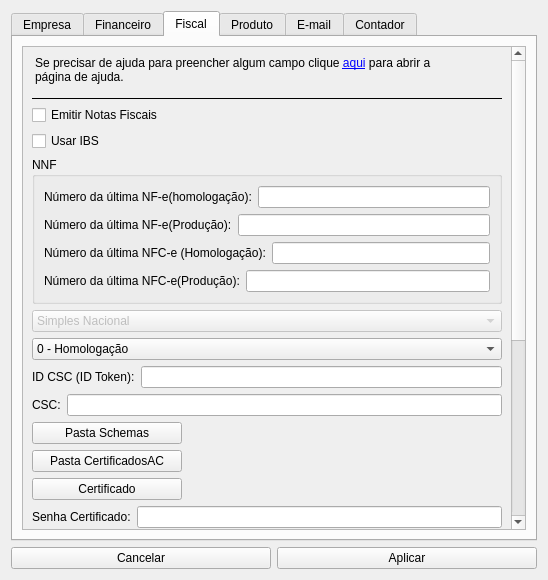
<?xml version="1.0" encoding="UTF-8"?>
<ui version="4.0">
 <class>Config</class>
 <widget class="QWidget" name="Config">
  <property name="geometry">
   <rect>
    <x>0</x>
    <y>0</y>
    <width>548</width>
    <height>580</height>
   </rect>
  </property>
  <property name="windowTitle">
   <string>Configurações</string>
  </property>
  <layout class="QVBoxLayout" name="verticalLayout_3">
   <property name="spacing">
    <number>6</number>
   </property>
   <item>
    <widget class="QTabWidget" name="tabWidget">
     <property name="currentIndex">
      <number>2</number>
     </property>
     <widget class="QWidget" name="tab">
      <attribute name="title">
       <string>Empresa</string>
      </attribute>
      <layout class="QVBoxLayout" name="verticalLayout_6">
       <property name="spacing">
        <number>15</number>
       </property>
       <item>
        <layout class="QHBoxLayout" name="horizontalLayout">
         <item>
          <widget class="QLabel" name="label">
           <property name="text">
            <string>Nome:</string>
           </property>
          </widget>
         </item>
         <item>
          <widget class="QLineEdit" name="Ledt_NomeEmpresa">
           <property name="maxLength">
            <number>30</number>
           </property>
          </widget>
         </item>
        </layout>
       </item>
       <item>
        <layout class="QHBoxLayout" name="horizontalLayout_20">
         <item>
          <widget class="QLabel" name="label_14">
           <property name="text">
            <string>Nome Fantasia:</string>
           </property>
          </widget>
         </item>
         <item>
          <widget class="QLineEdit" name="Ledt_NomeFantasia">
           <property name="maxLength">
            <number>30</number>
           </property>
          </widget>
         </item>
        </layout>
       </item>
       <item>
        <layout class="QHBoxLayout" name="horizontalLayout_2">
         <item>
          <widget class="QLabel" name="label_2">
           <property name="text">
            <string>Endereço:</string>
           </property>
          </widget>
         </item>
         <item>
          <widget class="QLineEdit" name="Ledt_EnderecoEmpresa">
           <property name="maxLength">
            <number>30</number>
           </property>
          </widget>
         </item>
        </layout>
       </item>
       <item>
        <layout class="QHBoxLayout" name="horizontalLayout_21">
         <item>
          <widget class="QLabel" name="label_15">
           <property name="text">
            <string>Número:</string>
           </property>
          </widget>
         </item>
         <item>
          <widget class="QLineEdit" name="Ledt_NumeroEnd">
           <property name="maxLength">
            <number>15</number>
           </property>
          </widget>
         </item>
        </layout>
       </item>
       <item>
        <layout class="QHBoxLayout" name="horizontalLayout_22">
         <item>
          <widget class="QLabel" name="label_16">
           <property name="text">
            <string>Bairro:</string>
           </property>
          </widget>
         </item>
         <item>
          <widget class="QLineEdit" name="Ledt_Bairro">
           <property name="maxLength">
            <number>30</number>
           </property>
          </widget>
         </item>
        </layout>
       </item>
       <item>
        <layout class="QHBoxLayout" name="horizontalLayout_23">
         <item>
          <widget class="QLabel" name="label_17">
           <property name="text">
            <string>CEP:</string>
           </property>
          </widget>
         </item>
         <item>
          <widget class="QLineEdit" name="Ledt_Cep">
           <property name="maxLength">
            <number>15</number>
           </property>
          </widget>
         </item>
        </layout>
       </item>
       <item>
        <layout class="QHBoxLayout" name="horizontalLayout_13">
         <item>
          <widget class="QLabel" name="label_9">
           <property name="text">
            <string>Cidade:</string>
           </property>
          </widget>
         </item>
         <item>
          <widget class="QLineEdit" name="Ledt_CidadeEmpresa">
           <property name="maxLength">
            <number>30</number>
           </property>
          </widget>
         </item>
        </layout>
       </item>
       <item>
        <layout class="QHBoxLayout" name="horizontalLayout_12">
         <item>
          <widget class="QLabel" name="label_10">
           <property name="text">
            <string>UF:</string>
           </property>
          </widget>
         </item>
         <item>
          <widget class="QLineEdit" name="Ledt_EstadoEmpresa">
           <property name="maxLength">
            <number>2</number>
           </property>
          </widget>
         </item>
        </layout>
       </item>
       <item>
        <layout class="QHBoxLayout" name="horizontalLayout_3">
         <item>
          <widget class="QLabel" name="label_3">
           <property name="text">
            <string>Telefone:</string>
           </property>
          </widget>
         </item>
         <item>
          <widget class="QLineEdit" name="Ledt_TelEmpresa">
           <property name="maxLength">
            <number>15</number>
           </property>
          </widget>
         </item>
        </layout>
       </item>
       <item>
        <layout class="QHBoxLayout" name="horizontalLayout_4">
         <item>
          <widget class="QLabel" name="label_4">
           <property name="text">
            <string>CNPJ:</string>
           </property>
          </widget>
         </item>
         <item>
          <widget class="QLineEdit" name="Ledt_CnpjEmpresa">
           <property name="maxLength">
            <number>15</number>
           </property>
          </widget>
         </item>
        </layout>
       </item>
       <item>
        <layout class="QHBoxLayout" name="horizontalLayout_5">
         <item>
          <widget class="QLabel" name="label_5">
           <property name="text">
            <string>E-mail:</string>
           </property>
          </widget>
         </item>
         <item>
          <widget class="QLineEdit" name="Ledt_EmailEmpresa">
           <property name="maxLength">
            <number>25</number>
           </property>
          </widget>
         </item>
        </layout>
       </item>
       <item>
        <layout class="QHBoxLayout" name="horizontalLayout_10">
         <item>
          <widget class="QPushButton" name="Btn_LogoEmpresa">
           <property name="maximumSize">
            <size>
             <width>100</width>
             <height>25</height>
            </size>
           </property>
           <property name="text">
            <string>Imagem Logo</string>
           </property>
          </widget>
         </item>
         <item>
          <widget class="QLabel" name="Ledt_LogoEmpresa">
           <property name="maximumSize">
            <size>
             <width>16777215</width>
             <height>25</height>
            </size>
           </property>
           <property name="text">
            <string/>
           </property>
          </widget>
         </item>
        </layout>
       </item>
      </layout>
     </widget>
     <widget class="QWidget" name="tab_2">
      <attribute name="title">
       <string>Financeiro</string>
      </attribute>
      <layout class="QHBoxLayout" name="horizontalLayout_11">
       <item>
        <layout class="QVBoxLayout" name="verticalLayout_2">
         <item>
          <layout class="QHBoxLayout" name="horizontalLayout_6">
           <item>
            <widget class="QLabel" name="label_6">
             <property name="text">
              <string>Porcentagem de Lucro:</string>
             </property>
            </widget>
           </item>
           <item>
            <widget class="QLineEdit" name="Ledt_LucroEmpresa">
             <property name="maxLength">
              <number>4</number>
             </property>
            </widget>
           </item>
          </layout>
         </item>
         <item>
          <layout class="QHBoxLayout" name="horizontalLayout_8">
           <item>
            <widget class="QLabel" name="label_7">
             <property name="text">
              <string>Taxa Débito padrão:</string>
             </property>
            </widget>
           </item>
           <item>
            <widget class="QLineEdit" name="Ledt_debito">
             <property name="maxLength">
              <number>4</number>
             </property>
            </widget>
           </item>
          </layout>
         </item>
         <item>
          <layout class="QHBoxLayout" name="horizontalLayout_9">
           <item>
            <widget class="QLabel" name="label_8">
             <property name="text">
              <string>Taxa Crédito Padrão:</string>
             </property>
            </widget>
           </item>
           <item>
            <widget class="QLineEdit" name="Ledt_credito">
             <property name="maxLength">
              <number>4</number>
             </property>
            </widget>
           </item>
          </layout>
         </item>
        </layout>
       </item>
      </layout>
     </widget>
     <widget class="QWidget" name="tab_3">
      <attribute name="title">
       <string>Fiscal</string>
      </attribute>
      <layout class="QVBoxLayout" name="verticalLayout" stretch="0">
       <property name="spacing">
        <number>6</number>
       </property>
       <property name="sizeConstraint">
        <enum>QLayout::SizeConstraint::SetDefaultConstraint</enum>
       </property>
       <property name="leftMargin">
        <number>9</number>
       </property>
       <property name="topMargin">
        <number>9</number>
       </property>
       <property name="rightMargin">
        <number>9</number>
       </property>
       <item>
        <widget class="QScrollArea" name="scrollArea">
         <property name="verticalScrollBarPolicy">
          <enum>Qt::ScrollBarPolicy::ScrollBarAlwaysOn</enum>
         </property>
         <property name="widgetResizable">
          <bool>true</bool>
         </property>
         <widget class="QWidget" name="scrollAreaWidgetContents">
          <property name="geometry">
           <rect>
            <x>0</x>
            <y>-347</y>
            <width>492</width>
            <height>829</height>
           </rect>
          </property>
          <layout class="QVBoxLayout" name="verticalLayout_8">
           <item>
            <widget class="QLabel" name="label_35">
             <property name="layoutDirection">
              <enum>Qt::LayoutDirection::LeftToRight</enum>
             </property>
             <property name="autoFillBackground">
              <bool>false</bool>
             </property>
             <property name="styleSheet">
              <string notr="true">font: 500 10pt &quot;Ubuntu&quot;;
border-bottom: 1px solid black;
border-radius: 0px;</string>
             </property>
             <property name="text">
              <string>&lt;html&gt;&lt;head/&gt;&lt;body&gt;&lt;p&gt;Se precisar de ajuda para preencher algum campo clique &lt;a href=&quot;help&quot;&gt;&lt;span style=&quot; text-decoration: underline; color:#0000ff;&quot;&gt;aqui&lt;/span&gt;&lt;/a&gt; para abrir a &lt;br&gt;página de ajuda.&lt;br&gt;&lt;/p&gt;&lt;/body&gt;&lt;/html&gt;</string>
             </property>
             <property name="wordWrap">
              <bool>false</bool>
             </property>
            </widget>
           </item>
           <item>
            <widget class="QCheckBox" name="CheckBox_emitNf">
             <property name="text">
              <string>Emitir Notas Fiscais</string>
             </property>
            </widget>
           </item>
           <item>
            <widget class="QCheckBox" name="CheckBox_usarIbs">
             <property name="text">
              <string>Usar IBS</string>
             </property>
            </widget>
           </item>
           <item>
            <widget class="QGroupBox" name="groupBox_2">
             <property name="toolTip">
              <string>&lt;html&gt;&lt;head/&gt;&lt;body&gt;&lt;p&gt;Se você já emitiu nota com outro programa vai precisar preencher o número da última Nota-Fiscal e Nota-Fiscal ao Consumidor emitida(Geralmente apenas em produção).&lt;/p&gt;&lt;/body&gt;&lt;/html&gt;</string>
             </property>
             <property name="title">
              <string>NNF</string>
             </property>
             <layout class="QVBoxLayout" name="verticalLayout_4">
              <item>
               <layout class="QHBoxLayout" name="horizontalLayout_39">
                <item>
                 <widget class="QLabel" name="label_33">
                  <property name="text">
                   <string>Número da última NF-e(homologação):</string>
                  </property>
                 </widget>
                </item>
                <item>
                 <widget class="QLineEdit" name="Ledit_NNfHomologNFe">
                  <property name="maxLength">
                   <number>7</number>
                  </property>
                 </widget>
                </item>
               </layout>
              </item>
              <item>
               <layout class="QHBoxLayout" name="horizontalLayout_40">
                <item>
                 <widget class="QLabel" name="label_34">
                  <property name="text">
                   <string>Número da última NF-e(Produção):</string>
                  </property>
                 </widget>
                </item>
                <item>
                 <widget class="QLineEdit" name="Ledit_NNFProdNFe">
                  <property name="maxLength">
                   <number>7</number>
                  </property>
                 </widget>
                </item>
               </layout>
              </item>
              <item>
               <layout class="QHBoxLayout" name="horizontalLayout_34">
                <item>
                 <widget class="QLabel" name="label_23">
                  <property name="text">
                   <string>Número da última NFC-e (Homologação):</string>
                  </property>
                 </widget>
                </item>
                <item>
                 <widget class="QLineEdit" name="Ledit_NNfHomolog">
                  <property name="maxLength">
                   <number>7</number>
                  </property>
                 </widget>
                </item>
               </layout>
              </item>
              <item>
               <layout class="QHBoxLayout" name="horizontalLayout_33">
                <item>
                 <widget class="QLabel" name="label_28">
                  <property name="text">
                   <string>Número da última NFC-e(Produção):</string>
                  </property>
                 </widget>
                </item>
                <item>
                 <widget class="QLineEdit" name="Ledit_NNfProd">
                  <property name="maxLength">
                   <number>7</number>
                  </property>
                 </widget>
                </item>
               </layout>
              </item>
             </layout>
            </widget>
           </item>
           <item>
            <widget class="QComboBox" name="CBox_Opcao">
             <property name="enabled">
              <bool>false</bool>
             </property>
             <item>
              <property name="text">
               <string>Simples Nacional</string>
              </property>
             </item>
            </widget>
           </item>
           <item>
            <widget class="QComboBox" name="CBox_Tpamp">
             <item>
              <property name="text">
               <string>0 - Homologação</string>
              </property>
             </item>
             <item>
              <property name="text">
               <string>1 - Produção</string>
              </property>
             </item>
            </widget>
           </item>
           <item>
            <layout class="QHBoxLayout" name="horizontalLayout_18">
             <item>
              <widget class="QLabel" name="label_11">
               <property name="text">
                <string>ID CSC (ID Token):</string>
               </property>
              </widget>
             </item>
             <item>
              <widget class="QLineEdit" name="Ledit_Idcsc">
               <property name="maxLength">
                <number>10</number>
               </property>
              </widget>
             </item>
            </layout>
           </item>
           <item>
            <layout class="QHBoxLayout" name="horizontalLayout_17">
             <item>
              <widget class="QLabel" name="label_12">
               <property name="text">
                <string>CSC:</string>
               </property>
              </widget>
             </item>
             <item>
              <widget class="QLineEdit" name="Ledit_Csc">
               <property name="maxLength">
                <number>40</number>
               </property>
              </widget>
             </item>
            </layout>
           </item>
           <item>
            <layout class="QHBoxLayout" name="horizontalLayout_14">
             <item>
              <widget class="QPushButton" name="Btn_schemaPath">
               <property name="maximumSize">
                <size>
                 <width>150</width>
                 <height>25</height>
                </size>
               </property>
               <property name="text">
                <string>Pasta Schemas</string>
               </property>
              </widget>
             </item>
             <item>
              <widget class="QLabel" name="Lbl_SchemaPath">
               <property name="maximumSize">
                <size>
                 <width>16777215</width>
                 <height>25</height>
                </size>
               </property>
               <property name="text">
                <string/>
               </property>
              </widget>
             </item>
            </layout>
           </item>
           <item>
            <layout class="QHBoxLayout" name="horizontalLayout_19">
             <item>
              <widget class="QPushButton" name="Btn_CertficadoAcPath">
               <property name="maximumSize">
                <size>
                 <width>150</width>
                 <height>25</height>
                </size>
               </property>
               <property name="text">
                <string>Pasta CertificadosAC</string>
               </property>
              </widget>
             </item>
             <item>
              <widget class="QLabel" name="Lbl_CertificadoAcPath">
               <property name="maximumSize">
                <size>
                 <width>16777215</width>
                 <height>25</height>
                </size>
               </property>
               <property name="text">
                <string/>
               </property>
              </widget>
             </item>
            </layout>
           </item>
           <item>
            <layout class="QHBoxLayout" name="horizontalLayout_15">
             <item>
              <widget class="QPushButton" name="Btn_certificadoPath">
               <property name="maximumSize">
                <size>
                 <width>150</width>
                 <height>25</height>
                </size>
               </property>
               <property name="text">
                <string>Certificado</string>
               </property>
              </widget>
             </item>
             <item>
              <widget class="QLabel" name="Lbl_CertificadoPath">
               <property name="maximumSize">
                <size>
                 <width>16777215</width>
                 <height>25</height>
                </size>
               </property>
               <property name="text">
                <string/>
               </property>
              </widget>
             </item>
            </layout>
           </item>
           <item>
            <layout class="QHBoxLayout" name="horizontalLayout_16">
             <item>
              <widget class="QLabel" name="label_13">
               <property name="text">
                <string>Senha Certificado:</string>
               </property>
              </widget>
             </item>
             <item>
              <widget class="QLineEdit" name="Ledit_CertificadoSenha">
               <property name="maxLength">
                <number>25</number>
               </property>
               <property name="echoMode">
                <enum>QLineEdit::EchoMode::Password</enum>
               </property>
              </widget>
             </item>
            </layout>
           </item>
           <item>
            <layout class="QHBoxLayout" name="horizontalLayout_24">
             <item>
              <widget class="QLabel" name="label_18">
               <property name="text">
                <string>Código UF:</string>
               </property>
              </widget>
             </item>
             <item>
              <widget class="QLineEdit" name="Ledt_CUf">
               <property name="maxLength">
                <number>10</number>
               </property>
              </widget>
             </item>
            </layout>
           </item>
           <item>
            <layout class="QHBoxLayout" name="horizontalLayout_25">
             <item>
              <widget class="QLabel" name="label_19">
               <property name="text">
                <string>Código Município:</string>
               </property>
              </widget>
             </item>
             <item>
              <widget class="QLineEdit" name="Ledt_CMun">
               <property name="maxLength">
                <number>20</number>
               </property>
              </widget>
             </item>
            </layout>
           </item>
           <item>
            <layout class="QHBoxLayout" name="horizontalLayout_26">
             <item>
              <widget class="QLabel" name="label_20">
               <property name="text">
                <string>Incrição Estadual:</string>
               </property>
              </widget>
             </item>
             <item>
              <widget class="QLineEdit" name="Ledt_IE">
               <property name="maxLength">
                <number>25</number>
               </property>
              </widget>
             </item>
            </layout>
           </item>
           <item>
            <widget class="QGroupBox" name="groupBox">
             <property name="title">
              <string>Responsável Técnico</string>
             </property>
             <layout class="QVBoxLayout" name="verticalLayout_5">
              <item>
               <layout class="QHBoxLayout" name="horizontalLayout_27">
                <item>
                 <widget class="QLabel" name="label_21">
                  <property name="text">
                   <string>CNPJ:</string>
                  </property>
                 </widget>
                </item>
                <item>
                 <widget class="QLineEdit" name="Ledt_CnpjRespTec">
                  <property name="maxLength">
                   <number>20</number>
                  </property>
                 </widget>
                </item>
               </layout>
              </item>
              <item>
               <layout class="QHBoxLayout" name="horizontalLayout_28">
                <item>
                 <widget class="QLabel" name="label_22">
                  <property name="text">
                   <string>Nome:</string>
                  </property>
                 </widget>
                </item>
                <item>
                 <widget class="QLineEdit" name="Ledt_NomeRespTec">
                  <property name="maxLength">
                   <number>30</number>
                  </property>
                 </widget>
                </item>
               </layout>
              </item>
              <item>
               <layout class="QHBoxLayout" name="horizontalLayout_29">
                <item>
                 <widget class="QLabel" name="label_24">
                  <property name="text">
                   <string>Email:</string>
                  </property>
                 </widget>
                </item>
                <item>
                 <widget class="QLineEdit" name="Ledt_EmailRespTec">
                  <property name="maxLength">
                   <number>30</number>
                  </property>
                 </widget>
                </item>
               </layout>
              </item>
              <item>
               <layout class="QHBoxLayout" name="horizontalLayout_30">
                <item>
                 <widget class="QLabel" name="label_25">
                  <property name="text">
                   <string>Fone:</string>
                  </property>
                 </widget>
                </item>
                <item>
                 <widget class="QLineEdit" name="Ledt_FoneRespTec">
                  <property name="maxLength">
                   <number>20</number>
                  </property>
                 </widget>
                </item>
               </layout>
              </item>
              <item>
               <layout class="QHBoxLayout" name="horizontalLayout_31">
                <item>
                 <widget class="QLabel" name="label_26">
                  <property name="text">
                   <string>ID CSRT:</string>
                  </property>
                 </widget>
                </item>
                <item>
                 <widget class="QLineEdit" name="Ledt_IdCsrtRespTec">
                  <property name="enabled">
                   <bool>true</bool>
                  </property>
                  <property name="maxLength">
                   <number>20</number>
                  </property>
                 </widget>
                </item>
               </layout>
              </item>
              <item>
               <layout class="QHBoxLayout" name="horizontalLayout_32">
                <item>
                 <widget class="QLabel" name="label_27">
                  <property name="text">
                   <string>CSRT:</string>
                  </property>
                 </widget>
                </item>
                <item>
                 <widget class="QLineEdit" name="Ledt_HashCsrtRespTec">
                  <property name="enabled">
                   <bool>true</bool>
                  </property>
                  <property name="maxLength">
                   <number>20</number>
                  </property>
                 </widget>
                </item>
               </layout>
              </item>
             </layout>
            </widget>
           </item>
          </layout>
         </widget>
        </widget>
       </item>
      </layout>
     </widget>
     <widget class="QWidget" name="tab_4">
      <attribute name="title">
       <string>Produto</string>
      </attribute>
      <layout class="QVBoxLayout" name="verticalLayout_7">
       <item>
        <layout class="QHBoxLayout" name="horizontalLayout_35">
         <item>
          <widget class="QLabel" name="label_29">
           <property name="text">
            <string>NCM Padrão:</string>
           </property>
          </widget>
         </item>
         <item>
          <widget class="QLineEdit" name="Ledit_NCMProd">
           <property name="maxLength">
            <number>20</number>
           </property>
          </widget>
         </item>
        </layout>
       </item>
       <item>
        <layout class="QHBoxLayout" name="horizontalLayout_36">
         <item>
          <widget class="QLabel" name="Lbl_Csosn">
           <property name="text">
            <string>CSOSN Padrão:</string>
           </property>
          </widget>
         </item>
         <item>
          <widget class="QLineEdit" name="Ledit_CSOSNProd">
           <property name="maxLength">
            <number>20</number>
           </property>
          </widget>
         </item>
        </layout>
       </item>
       <item>
        <layout class="QHBoxLayout" name="horizontalLayout_37">
         <item>
          <widget class="QLabel" name="label_31">
           <property name="text">
            <string>PIS/COFINS Padrão:</string>
           </property>
          </widget>
         </item>
         <item>
          <widget class="QLineEdit" name="Ledit_PISProd">
           <property name="maxLength">
            <number>10</number>
           </property>
          </widget>
         </item>
        </layout>
       </item>
       <item>
        <layout class="QHBoxLayout" name="horizontalLayout_38">
         <item>
          <widget class="QLabel" name="Lbl_CestProd">
           <property name="text">
            <string>CEST Padrão:</string>
           </property>
          </widget>
         </item>
         <item>
          <widget class="QLineEdit" name="LEdit_CESTProd">
           <property name="enabled">
            <bool>false</bool>
           </property>
           <property name="maxLength">
            <number>20</number>
           </property>
          </widget>
         </item>
        </layout>
       </item>
      </layout>
     </widget>
     <widget class="QWidget" name="tab_5">
      <attribute name="title">
       <string>E-mail</string>
      </attribute>
      <layout class="QVBoxLayout" name="verticalLayout_9">
       <item>
        <layout class="QHBoxLayout" name="horizontalLayout_41">
         <item>
          <widget class="QLabel" name="label_30">
           <property name="text">
            <string>Nome:</string>
           </property>
          </widget>
         </item>
         <item>
          <widget class="QLineEdit" name="Ledit_EmailNome"/>
         </item>
        </layout>
       </item>
       <item>
        <layout class="QHBoxLayout" name="horizontalLayout_42">
         <item>
          <widget class="QLabel" name="label_32">
           <property name="text">
            <string>Servidor SMTP:</string>
           </property>
          </widget>
         </item>
         <item>
          <widget class="QLineEdit" name="Ledit_EmailSmtp"/>
         </item>
        </layout>
       </item>
       <item>
        <layout class="QHBoxLayout" name="horizontalLayout_43">
         <item>
          <widget class="QLabel" name="label_36">
           <property name="text">
            <string>Conta:</string>
           </property>
          </widget>
         </item>
         <item>
          <widget class="QLineEdit" name="Ledit_EmailConta"/>
         </item>
        </layout>
       </item>
       <item>
        <layout class="QHBoxLayout" name="horizontalLayout_44">
         <item>
          <widget class="QLabel" name="label_37">
           <property name="text">
            <string>Usuário:</string>
           </property>
          </widget>
         </item>
         <item>
          <widget class="QLineEdit" name="Ledit_EmailUsuario"/>
         </item>
        </layout>
       </item>
       <item>
        <layout class="QHBoxLayout" name="horizontalLayout_45">
         <item>
          <widget class="QLabel" name="label_38">
           <property name="text">
            <string>Senha:</string>
           </property>
          </widget>
         </item>
         <item>
          <widget class="QLineEdit" name="Ledit_EmailSenha"/>
         </item>
        </layout>
       </item>
       <item>
        <layout class="QHBoxLayout" name="horizontalLayout_46">
         <item>
          <widget class="QLabel" name="label_39">
           <property name="text">
            <string>Porta:</string>
           </property>
          </widget>
         </item>
         <item>
          <widget class="QLineEdit" name="Ledit_EmailPorta"/>
         </item>
        </layout>
       </item>
       <item>
        <widget class="QCheckBox" name="CheckBox_EmailSSL">
         <property name="text">
          <string>SSL</string>
         </property>
        </widget>
       </item>
       <item>
        <widget class="QCheckBox" name="CheckBox_EmailTLS">
         <property name="text">
          <string>TLS</string>
         </property>
        </widget>
       </item>
      </layout>
     </widget>
     <widget class="QWidget" name="tab_6">
      <attribute name="title">
       <string>Contador</string>
      </attribute>
      <layout class="QVBoxLayout" name="verticalLayout_10">
       <item>
        <layout class="QHBoxLayout" name="horizontalLayout_48">
         <item>
          <widget class="QLabel" name="label_40">
           <property name="text">
            <string>Nome:</string>
           </property>
          </widget>
         </item>
         <item>
          <widget class="QLineEdit" name="Ledit_ContadorNome"/>
         </item>
        </layout>
       </item>
       <item>
        <layout class="QHBoxLayout" name="horizontalLayout_47">
         <item>
          <widget class="QLabel" name="label_41">
           <property name="text">
            <string>E-mail:</string>
           </property>
          </widget>
         </item>
         <item>
          <widget class="QLineEdit" name="Ledit_ContadorEmail"/>
         </item>
        </layout>
       </item>
      </layout>
     </widget>
    </widget>
   </item>
   <item>
    <layout class="QHBoxLayout" name="horizontalLayout_7">
     <item>
      <widget class="QPushButton" name="Btn_Cancelar">
       <property name="text">
        <string>Cancelar</string>
       </property>
       <property name="icon">
        <iconset theme="QIcon::ThemeIcon::EditClear"/>
       </property>
      </widget>
     </item>
     <item>
      <widget class="QPushButton" name="Btn_Aplicar">
       <property name="text">
        <string>Aplicar</string>
       </property>
      </widget>
     </item>
    </layout>
   </item>
  </layout>
 </widget>
 <resources/>
 <connections/>
</ui>
